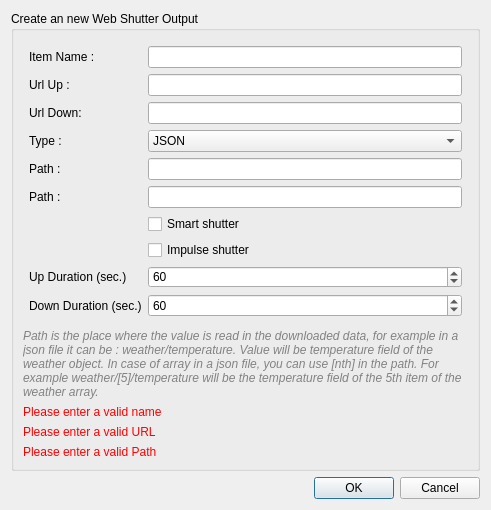
<?xml version="1.0" encoding="UTF-8"?>
<ui version="4.0">
 <class>DialogNewWebIOShutter</class>
 <widget class="QDialog" name="DialogNewWebIOShutter">
  <property name="geometry">
   <rect>
    <x>0</x>
    <y>0</y>
    <width>491</width>
    <height>510</height>
   </rect>
  </property>
  <property name="windowTitle">
   <string>Dialog</string>
  </property>
  <layout class="QVBoxLayout" name="verticalLayout">
   <item>
    <widget class="QGroupBox" name="groupBox">
     <property name="title">
      <string>Create an new Web Shutter Output</string>
     </property>
     <layout class="QVBoxLayout" name="verticalLayout_3">
      <item>
       <layout class="QFormLayout" name="formLayout_4">
        <property name="fieldGrowthPolicy">
         <enum>QFormLayout::AllNonFixedFieldsGrow</enum>
        </property>
        <property name="leftMargin">
         <number>6</number>
        </property>
        <property name="topMargin">
         <number>6</number>
        </property>
        <property name="rightMargin">
         <number>6</number>
        </property>
        <property name="bottomMargin">
         <number>6</number>
        </property>
        <item row="0" column="0">
         <widget class="QLabel" name="label_3">
          <property name="text">
           <string>Item Name :</string>
          </property>
         </widget>
        </item>
        <item row="0" column="1">
         <widget class="QLineEdit" name="edit_name"/>
        </item>
        <item row="1" column="0">
         <widget class="QLabel" name="label">
          <property name="text">
           <string>Url Up :</string>
          </property>
         </widget>
        </item>
        <item row="1" column="1">
         <widget class="QLineEdit" name="edit_url_up"/>
        </item>
        <item row="2" column="0">
         <widget class="QLabel" name="label_7">
          <property name="text">
           <string>Url Down:</string>
          </property>
         </widget>
        </item>
        <item row="2" column="1">
         <widget class="QLineEdit" name="edit_url_down"/>
        </item>
        <item row="3" column="0">
         <widget class="QLabel" name="label_2">
          <property name="text">
           <string>Type :</string>
          </property>
         </widget>
        </item>
        <item row="3" column="1">
         <widget class="QComboBox" name="data_type">
          <item>
           <property name="text">
            <string>JSON</string>
           </property>
          </item>
          <item>
           <property name="text">
            <string>XML</string>
           </property>
          </item>
          <item>
           <property name="text">
            <string>TEXT</string>
           </property>
          </item>
         </widget>
        </item>
        <item row="4" column="0">
         <widget class="QLabel" name="label_4">
          <property name="text">
           <string>Path :</string>
          </property>
         </widget>
        </item>
        <item row="4" column="1">
         <widget class="QLineEdit" name="edit_path_up"/>
        </item>
        <item row="6" column="1">
         <widget class="QCheckBox" name="check_smart">
          <property name="text">
           <string>Smart shutter</string>
          </property>
         </widget>
        </item>
        <item row="7" column="1">
         <widget class="QCheckBox" name="check_impulse">
          <property name="text">
           <string>Impulse shutter</string>
          </property>
         </widget>
        </item>
        <item row="8" column="0">
         <widget class="QLabel" name="label_time_up">
          <property name="text">
           <string>Up Duration (sec.)</string>
          </property>
         </widget>
        </item>
        <item row="8" column="1">
         <widget class="QSpinBox" name="spin_time_up">
          <property name="value">
           <number>60</number>
          </property>
         </widget>
        </item>
        <item row="9" column="0">
         <widget class="QLabel" name="label_time_down">
          <property name="text">
           <string>Down Duration (sec.)</string>
          </property>
         </widget>
        </item>
        <item row="9" column="1">
         <widget class="QSpinBox" name="spin_time_down">
          <property name="value">
           <number>60</number>
          </property>
         </widget>
        </item>
        <item row="5" column="1">
         <widget class="QLineEdit" name="edit_path_down"/>
        </item>
        <item row="5" column="0">
         <widget class="QLabel" name="label_6">
          <property name="text">
           <string>Path :</string>
          </property>
         </widget>
        </item>
       </layout>
      </item>
      <item>
       <widget class="QLabel" name="label_5">
        <property name="text">
         <string>&lt;html&gt;&lt;head/&gt;&lt;body&gt;&lt;p&gt;&lt;span style=&quot; font-style:italic; color:#828282;&quot;&gt;Path is the place where the value is read in the downloaded data, for example in a json file it can be : weather/temperature. Value will be temperature field of the weather object. In case of array in a json file, you can use [nth] in the path. For example weather/[5]/temperature will be the temperature field of the 5th item of the weather array.&lt;/span&gt;&lt;/p&gt;&lt;/body&gt;&lt;/html&gt;</string>
        </property>
        <property name="wordWrap">
         <bool>true</bool>
        </property>
       </widget>
      </item>
      <item>
       <widget class="QLabel" name="label_error_empty">
        <property name="text">
         <string>&lt;html&gt;&lt;head/&gt;&lt;body&gt;&lt;p&gt;&lt;span style=&quot; color:#ff0000;&quot;&gt;Please enter a valid name&lt;/span&gt;&lt;/p&gt;&lt;/body&gt;&lt;/html&gt;</string>
        </property>
       </widget>
      </item>
      <item>
       <widget class="QLabel" name="label_error_url_empty">
        <property name="text">
         <string>&lt;html&gt;&lt;head/&gt;&lt;body&gt;&lt;p&gt;&lt;span style=&quot; color:#ff0000;&quot;&gt;Please enter a valid URL&lt;/span&gt;&lt;/p&gt;&lt;/body&gt;&lt;/html&gt;</string>
        </property>
       </widget>
      </item>
      <item>
       <widget class="QLabel" name="label_error_path_empty">
        <property name="text">
         <string>&lt;html&gt;&lt;head/&gt;&lt;body&gt;&lt;p&gt;&lt;span style=&quot; color:#ff0000;&quot;&gt;Please enter a valid Path&lt;/span&gt;&lt;/p&gt;&lt;/body&gt;&lt;/html&gt;</string>
        </property>
       </widget>
      </item>
      <item>
       <spacer name="verticalSpacer">
        <property name="orientation">
         <enum>Qt::Vertical</enum>
        </property>
        <property name="sizeHint" stdset="0">
         <size>
          <width>20</width>
          <height>40</height>
         </size>
        </property>
       </spacer>
      </item>
     </layout>
    </widget>
   </item>
   <item>
    <widget class="QDialogButtonBox" name="buttonBox">
     <property name="orientation">
      <enum>Qt::Horizontal</enum>
     </property>
     <property name="standardButtons">
      <set>QDialogButtonBox::Cancel|QDialogButtonBox::Ok</set>
     </property>
    </widget>
   </item>
  </layout>
 </widget>
 <resources/>
 <connections>
  <connection>
   <sender>buttonBox</sender>
   <signal>accepted()</signal>
   <receiver>DialogNewWebIOShutter</receiver>
   <slot>accept()</slot>
   <hints>
    <hint type="sourcelabel">
     <x>248</x>
     <y>254</y>
    </hint>
    <hint type="destinationlabel">
     <x>157</x>
     <y>274</y>
    </hint>
   </hints>
  </connection>
  <connection>
   <sender>buttonBox</sender>
   <signal>rejected()</signal>
   <receiver>DialogNewWebIOShutter</receiver>
   <slot>reject()</slot>
   <hints>
    <hint type="sourcelabel">
     <x>316</x>
     <y>260</y>
    </hint>
    <hint type="destinationlabel">
     <x>286</x>
     <y>274</y>
    </hint>
   </hints>
  </connection>
 </connections>
</ui>
